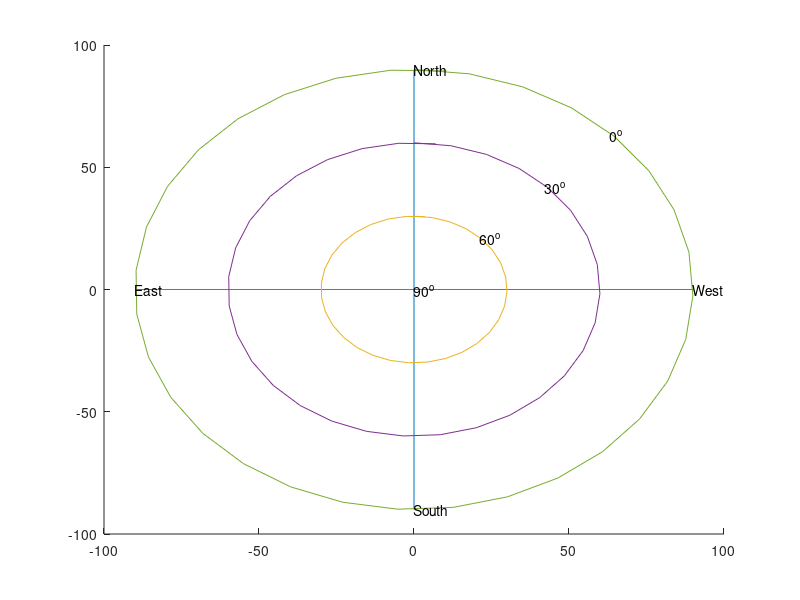

Reproduce this figure in MATLAB.
% Plot_AziElev_Overhead - Script file to setup a MATLAB figure for simple
% plotting of an azimuth-elevation overhead plot. Also use
% "overheadplotcoords" to transform azimuth and elevation angles into plot
% coordinates for this figure 

% Setup Figure
figure
hold on

% Plot Markings on Figure
tincs = 0:0.2:(2*pi + 0.2);
xpol(1,:) = 30*sin(tincs);
xpol(2,:) = 60*sin(tincs);
xpol(3,:) = 90*sin(tincs);
ypol(1,:) = 30*cos(tincs);
ypol(2,:) = 60*cos(tincs);
ypol(3,:) = 90*cos(tincs);
plot([0,0],[-90,90])
plot([-90,90],[0,0])
plot(xpol(1,:),ypol(1,:))
plot(xpol(2,:),ypol(2,:))
plot(xpol(3,:),ypol(3,:))

% Plot Directions and Numbers on Figures
text(0,90,'North')
text(-90,0,'East')
text(0,-90,'South')
text(90,0,'West')
text(0,0,'90^o')
text(30*0.7,30*0.7,'60^o')
text(60*0.7,60*0.7,'30^o')
text(90*0.7,90*0.7,'0^o')

